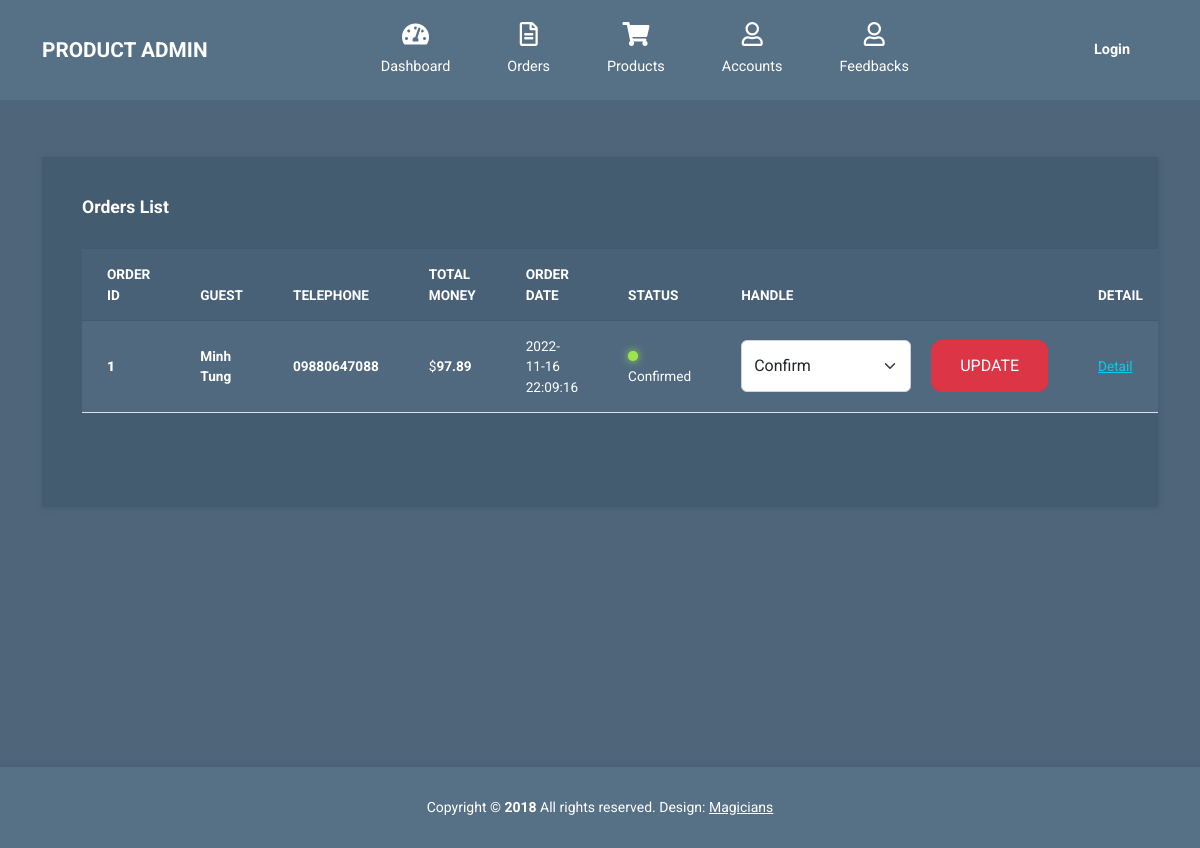
Page /admin_page/orders.php on the committed database.
### tables this page shows
CREATE TABLE `order` (
  `id` int(11) NOT NULL,
  `user_id` int(11) DEFAULT NULL,
  `fullname` varchar(255) DEFAULT NULL,
  `email` varchar(255) DEFAULT NULL,
  `phone_number` varchar(255) DEFAULT NULL,
  `address` varchar(255) DEFAULT NULL,
  `note` longtext DEFAULT NULL,
  `total_money` float NOT NULL,
  `order_date` datetime DEFAULT NULL,
  `status` int(11) DEFAULT NULL
);

### Models/clsDatabase.php (called while the page is built, shortened)
<?php
class clsDatabase{
	function ConnectDB()
	{
		$conn = NULL;
		try
		{
			$conn = new PDO("mysql:host=localhost;dbname=project2","root","");
			$conn->query("SET NAMES UTF8");
		}
		catch(PDOException $ex)
		{
			echo "<p>".$ex->getMessage()."</p>";
			die("<h3> ERROR IN CONNECTING DATABASE</h3>");
		}
		return $conn;
	}
	function executeQuery($sql,$data=null){
      $conn=$this->ConnectDB();
	  if(isset($data)==false||empty($data)){
		$this->pdo_stm=$conn->prepare($sql);
		$result=$this->pdo_stm->execute();
		return $result;
	  }
	  else{
		$this->pdo_stm=$conn->prepare($sql);
		$result=$this->pdo_stm->execute($data);
		return $result;
	  }
	}
}
?>

### Models/clsOrder.php (called while the page is built, shortened)
<?php
require_once("clsDatabase.php");
class clsOrder{
    function getAllOrder(){
        $clsDatabase= new clsDatabase();
        $sql="SELECT * FROM `order` ORDER BY order_date DESC; ";
       $clsDatabase->executeQuery($sql);
        $rows=$clsDatabase->pdo_stm->fetchAll(PDO::FETCH_ASSOC);
        return $rows;
    }
}
?>

### admin_page/orders.php (the view, shortened to what this page needs)
<!DOCTYPE html>
<html lang="en">
<head>
    <link rel="stylesheet" href="css/fontawesome.min.css" />
    <link rel="stylesheet" href="css/bootstrap.min.css" />
    <link rel="stylesheet" href="https://maxcdn.bootstrapcdn.com/font-awesome/4.7.0/css/font-awesome.min.css">
    <link href="https://cdn.jsdelivr.net/npm/bootstrap@5.2.2/dist/css/bootstrap.min.css" rel="stylesheet">
    <link rel="stylesheet" href="css/templatemo-style.css">
</head>
<body id="reportsPage">
    <div class="" id="home">
        <?php
        require("Views_admin/header.php");
        ?>
        <div class="container tm-mt-big tm-mb-big" style="height:550px">
        <div class="tm-block-col">
            <div class="tm-bg-primary-dark tm-block tm-block-taller tm-block-scroll">
                <h2 class="tm-block-title">Orders List</h2>
                <table class="table">
                    <thead>
                        <tr>
                            <th scope="col">ORDER ID</th>
                            <th scope="col">GUEST</th>
                            <th scope="col">TELEPHONE</th>
                            <th scope="col">TOTAL MONEY</th>
                            <th scope="col">ORDER DATE</th>
                            <th scope="col">STATUS</th>
                            <th scope="col">HANDLE</th>
                            <th scope="col">DETAIL</th>
                        </tr>
                    </thead>
                    <tbody>
                        <?php
                        require_once("../Models/clsOrder.php");
                        $clsOrder = new clsOrder();
                        $orders = $clsOrder->getAllOrder();
                        foreach ($orders as $row) { ?>
                            <tr>
                                <th scope="row"><b><?= $row["id"] ?></b></th>
                                <td><b><?= $row["fullname"] ?></b></td>
                                <td><b><?= $row["phone_number"] ?></b></td>
                                <td> $<b><?= $row["total_money"] ?></b></td>
                                <td><?= $row["order_date"] ?></td>
                                <?php
                                $status = (int)$row["status"];
                                switch ($status) {
                                    case 0: { ?>
                                        <?php };
                                    case 2: { ?>
                                            <td>
                                                <div class="tm-status-circle confirm">
                                                </div>Confirmed
                                            </td>
                                        <?php };
                                        break;
                                    case 3: { ?>
                                            default: { ?> <td></td> <?php };
                                                                }
                                                                            ?>
                                <td >
                                <form action="Controllers/ctrl_order.php" style="display: flex;" method="POST">
                                <?php
                                            if($status==0){?>
                                               <select class="form-select" aria-label="Default select example" style="width: 170px; " name="status_order">
                                               <option value="0" selected>Pending confirm</option>
                                               <option value="1">Cancel</option>
                                                <option value="2">Confirm</option>
                                                <option value="3">Moving</option>
                                                <option value="4">Paied</option>
                                            </select>
                                            <button  type="submit" class="btn btn-danger " style="margin-left: 20px; border-radius: 10px;" name="order_id" value="<?=$row["id"]?>">UPDATE</button>
                                            <?php } else if($status==2){?>
                                                <select class="form-select" aria-label="Default select example" style="width: 170px; "  name="status_order">
                                                <option value="2" selected>Confirm</option>
                                            </select>
                                            <button  type="submit" class="btn btn-danger " style="margin-left: 20px; border-radius: 10px;" name="order_id" value="<?=$row["id"]?>">UPDATE</button>
                                            <?php } else if($status==3){?>
                                                <select class="form-select" aria-label="Default select example" style="width: 170px; "  name="status_order">
                                                <option value="0" disabled>Pending confirm</option>
                                               <option value="1">Cancel</option>
                                                <option value="2" disabled>Confirm</option>
                                                <option value="3" selected>Moving</option>
                                                <option value="4">Paied</option>
                                            </select>
                                            <button type="submit" class="btn btn-danger " style="margin-left: 20px; border-radius: 10px;" name="order_id" value="<?=$row["id"]?>">UPDATE</button>
                                            <?php } else {?>
                                                <p>This Order has paided</p>
                                               <?php }
                                                ?>
                                </form>
                                </td>
                                <td><a href="testdata.php?order_id=<?=$row["id"]?>" class="link-info">Detail</a></td>
                            </tr>
                        <?php }
                        ?>
                    </tbody>
                </table>
            </div>
        </div>
        </div>
    </div>
    <?php
    require("Views_admin/footer.php");
    ?>
</body>
</html>

### admin_page/css/templatemo-style.css (style rules this page uses)
html { font-size: 16px; overflow-x: hidden; }
body { font-family: Roboto, Helvetica, Arial, sans-serif; background-color: #4e657a; overflow-x: hidden; }
a { transition: all 0.3s ease; }
.tm-mt-big { margin-top: 57px; }
.tm-mb-big { margin-bottom: 60px; }
.tm-block-col { margin-bottom: 30px; }
.tm-block { padding: 40px; -webkit-box-shadow: 1px 1px 5px 0 #455c71; -moz-box-shadow: 1px 1px 5px 0 #455c71; box-shadow: 1px 1px 5px 0 #455c71; min-height: 350px; height: 100%; max-height: 450px; }
.tm-block-scroll { overflow-y: scroll; }
.tm-block-title { font-size: 1.1rem; font-weight: 700; color: #fff; margin-bottom: 30px; }
.table { background-color: #50697f; color: #fff; font-size: 85%; margin-bottom: 0; }
thead { background-color: #486177; color: #fff; }
.table thead th { border-bottom: 0; }
.tm-status-circle { display: inline-block; margin-right: 5px; vertical-align: middle; width: 10px; height: 10px; border-radius: 50%; margin-top: -3px; }
.confirm { background-color: #9be64d; box-shadow: 0 0 8px #9be64d, inset 0 0 8px #9be64d; }
.btn { border-radius: 0; padding: 13px 28px; transition: all 0.2s ease; max-width: 100%; }
.table td, .table th { border-top: 1px solid #415a70; padding: 15px 25px; vertical-align: middle; }
.tm-bg-primary-dark { background-color: #435c70; }

### rows in the picture
order: id "1", fullname "Minh Tung", phone_number "09880647088", total_money "97.89", order_date "2022-11-16 22:09:16", status 2 (drawn)
